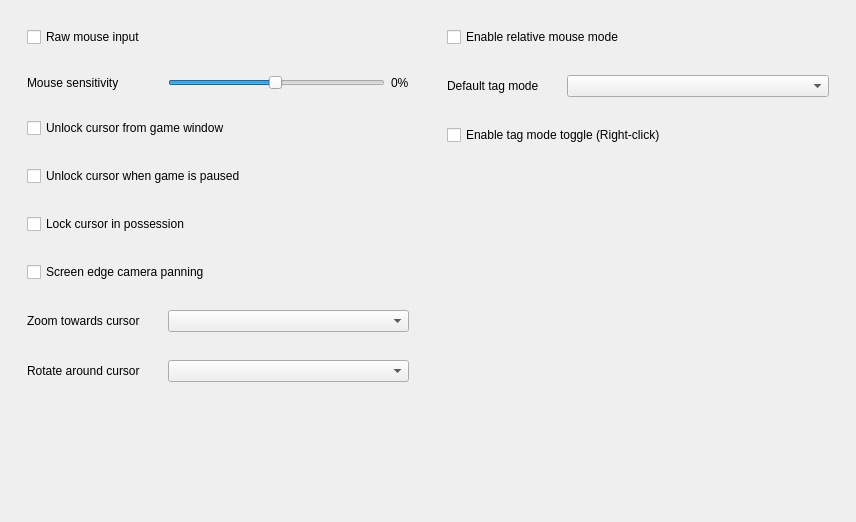
         <widget class="QWidget" name="responsive_scrollAreaWidgetContents_4">
          <property name="geometry">
           <rect>
            <x>0</x>
            <y>0</y>
            <width>856</width>
            <height>522</height>
           </rect>
          </property>
          <property name="sizePolicy">
           <sizepolicy hsizetype="Expanding" vsizetype="Preferred">
            <horstretch>1</horstretch>
            <verstretch>0</verstretch>
           </sizepolicy>
          </property>
          <layout class="QHBoxLayout" name="horizontalLayout_7" stretch="1,1">
           <item>
            <widget class="QFrame" name="frame_9">
             <property name="sizePolicy">
              <sizepolicy hsizetype="Ignored" vsizetype="Preferred">
               <horstretch>1</horstretch>
               <verstretch>0</verstretch>
              </sizepolicy>
             </property>
             <layout class="QFormLayout" name="formLayout_9">
              <property name="horizontalSpacing">
               <number>28</number>
              </property>
              <property name="verticalSpacing">
               <number>28</number>
              </property>
              <property name="leftMargin">
               <number>16</number>
              </property>
              <property name="topMargin">
               <number>16</number>
              </property>
              <property name="rightMargin">
               <number>16</number>
              </property>
              <property name="bottomMargin">
               <number>0</number>
              </property>
              <item row="1" column="0">
               <widget class="QLabel" name="labelMouseSens">
                <property name="text">
                 <string comment="Slider Title Label">Mouse sensitivity</string>
                </property>
               </widget>
              </item>
              <item row="1" column="1">
               <widget class="QFrame" name="frame_11">
                <property name="sizePolicy">
                 <sizepolicy hsizetype="Preferred" vsizetype="Minimum">
                  <horstretch>0</horstretch>
                  <verstretch>0</verstretch>
                 </sizepolicy>
                </property>
                <layout class="QHBoxLayout" name="horizontalLayout_8">
                 <property name="leftMargin">
                  <number>0</number>
                 </property>
                 <property name="topMargin">
                  <number>0</number>
                 </property>
                 <property name="rightMargin">
                  <number>0</number>
                 </property>
                 <property name="bottomMargin">
                  <number>0</number>
                 </property>
                 <item>
                  <widget class="QSlider" name="horizontalSliderMouseSens">
                   <property name="minimum">
                    <number>1</number>
                   </property>
                   <property name="maximum">
                    <number>200</number>
                   </property>
                   <property name="value">
                    <number>100</number>
                   </property>
                   <property name="tracking">
                    <bool>true</bool>
                   </property>
                   <property name="orientation">
                    <enum>Qt::Orientation::Horizontal</enum>
                   </property>
                   <property name="tickPosition">
                    <enum>QSlider::TickPosition::NoTicks</enum>
                   </property>
                  </widget>
                 </item>
                 <item>
                  <widget class="QLabel" name="labelMouseSensPercentage">
                   <property name="text">
                    <string notr="true">0%</string>
                   </property>
                  </widget>
                 </item>
                </layout>
               </widget>
              </item>
              <item row="6" column="0">
               <widget class="QLabel" name="labelZoomToMouse">
                <property name="text">
                 <string comment="Dropdown Title Label">Zoom towards cursor</string>
                </property>
               </widget>
              </item>
              <item row="6" column="1">
               <widget class="QComboBox" name="comboBoxZoomToMouse"/>
              </item>
              <item row="7" column="0">
               <widget class="QLabel" name="labelRotateAroundMouse">
                <property name="text">
                 <string comment="Dropdown Title Label">Rotate around cursor</string>
                </property>
               </widget>
              </item>
              <item row="7" column="1">
               <widget class="QComboBox" name="comboBoxRotateAroundMouse"/>
              </item>
              <item row="9" column="0">
               <spacer name="verticalSpacer_7">
                <property name="orientation">
                 <enum>Qt::Orientation::Vertical</enum>
                </property>
                <property name="sizeHint" stdset="0">
                 <size>
                  <width>0</width>
                  <height>0</height>
                 </size>
                </property>
               </spacer>
              </item>
              <item row="0" column="0" colspan="2">
               <widget class="QCheckBox" name="checkBoxRawMouseInput">
                <property name="text">
                 <string comment="Checkbox Toggle">Raw mouse input</string>
                </property>
               </widget>
              </item>
              <item row="2" column="0" colspan="2">
               <widget class="QCheckBox" name="checkBoxAltInput">
                <property name="text">
                 <string comment="Checkbox Toggle" extracomment="&quot;Capture Cursor&quot;">Unlock cursor from game window</string>
                </property>
               </widget>
              </item>
              <item row="3" column="0" colspan="2">
               <widget class="QCheckBox" name="checkBoxUnlockCursorWhenPaused">
                <property name="text">
                 <string comment="Checkbox Toggle">Unlock cursor when game is paused</string>
                </property>
               </widget>
              </item>
              <item row="4" column="0" colspan="2">
               <widget class="QCheckBox" name="checkBoxLockCursorPossession">
                <property name="text">
                 <string comment="Checkbox Toggle">Lock cursor in possession</string>
                </property>
               </widget>
              </item>
              <item row="5" column="0" colspan="2">
               <widget class="QCheckBox" name="checkBoxScreenEdgePanning">
                <property name="text">
                 <string comment="Checkbox Toggle">Screen edge camera panning</string>
                </property>
               </widget>
              </item>
             </layout>
            </widget>
           </item>
           <item>
            <widget class="QFrame" name="frame_10">
             <property name="sizePolicy">
              <sizepolicy hsizetype="Ignored" vsizetype="Preferred">
               <horstretch>1</horstretch>
               <verstretch>0</verstretch>
              </sizepolicy>
             </property>
             <layout class="QFormLayout" name="formLayout_10">
              <property name="horizontalSpacing">
               <number>28</number>
              </property>
              <property name="verticalSpacing">
               <number>28</number>
              </property>
              <property name="leftMargin">
               <number>16</number>
              </property>
              <property name="topMargin">
               <number>16</number>
              </property>
              <property name="rightMargin">
               <number>16</number>
              </property>
              <property name="bottomMargin">
               <number>0</number>
              </property>
              <item row="1" column="0">
               <widget class="QLabel" name="labelTagMode">
                <property name="text">
                 <string comment="Dropdown Title Label">Default tag mode</string>
                </property>
                <property name="wordWrap">
                 <bool>true</bool>
                </property>
               </widget>
              </item>
              <item row="1" column="1">
               <widget class="QComboBox" name="comboBoxDefaultTagMode"/>
              </item>
              <item row="4" column="0">
               <spacer name="verticalSpacer_8">
                <property name="orientation">
                 <enum>Qt::Orientation::Vertical</enum>
                </property>
                <property name="sizeHint" stdset="0">
                 <size>
                  <width>0</width>
                  <height>0</height>
                 </size>
                </property>
               </spacer>
              </item>
              <item row="2" column="0" colspan="2">
               <widget class="QCheckBox" name="checkBoxEnableTagModeToggle">
                <property name="text">
                 <string comment="Checkbox Toggle">Enable tag mode toggle (Right-click)</string>
                </property>
               </widget>
              </item>
              <item row="0" column="0" colspan="2">
               <widget class="QCheckBox" name="checkBoxRelativeMouseMode">
                <property name="toolTip">
                 <string comment="Relative Mouse Mode Tooltip">Mouse locking method.

- Enabled: Use SDL relative (&quot;raw&quot;) mode for 1:1 deltas
- Disabled: Use older grab-and-warp scheme (confines and re-centers the cursor)

Disable this if the mouse feels off.</string>
                </property>
                <property name="text">
                 <string comment="Checkbox Toggle">Enable relative mouse mode</string>
                </property>
               </widget>
              </item>
             </layout>
            </widget>
           </item>
          </layout>
         </widget>
